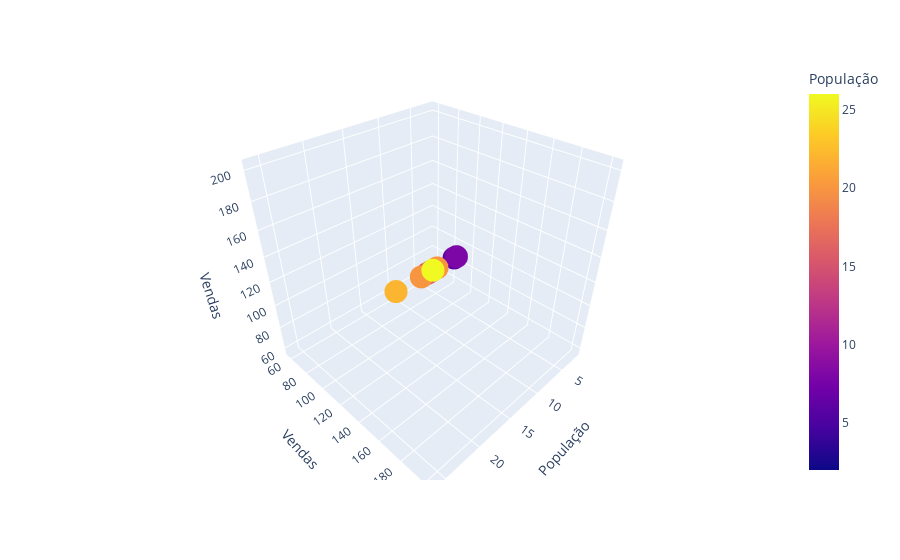

Here is the notebook cell this chart was saved with:
### Code cell
# Crie um conjunto de dados
data = dadosFastFood

# Crie um gráfico 3D
fig = px.scatter_3d(data, x="População", y="Vendas", z="Vendas", color="População")

# Exiba o gráfico
fig.show()

### Figure 1 — Plotly figure (JSON) as saved in the notebook; plotly's stock layout.template omitted (floating-point values rounded to 4 significant figures)
{"data": [{"hovertemplate": "População=%{marker.color}<br>Vendas=%{z}<extra></extra>", "legendgroup": "", "marker": {"color": [2, 6, 8, 8, 12, 16, 20, 20, 22, 26], "coloraxis": "coloraxis", "symbol": "circle"}, "mode": "markers", "name": "", "scene": "scene", "showlegend": false, "type": "scatter3d", "x": [2, 6, 8, 8, 12, 16, 20, 20, 22, 26], "y": [58, 105, 88, 118, 117, 137, 157, 169, 149, 202], "z": [58, 105, 88, 118, 117, 137, 157, 169, 149, 202]}], "layout": {"coloraxis": {"colorbar": {"title": {"text": "População"}}, "colorscale": [[0, "#0d0887"], [0.1111, "#46039f"], [0.2222, "#7201a8"], [0.3333, "#9c179e"], [0.4444, "#bd3786"], [0.5556, "#d8576b"], [0.6667, "#ed7953"], [0.7778, "#fb9f3a"], [0.8889, "#fdca26"], [1, "#f0f921"]]}, "legend": {"tracegroupgap": 0}, "margin": {"t": 60}, "scene": {"domain": {"x": [0, 1], "y": [0, 1]}, "xaxis": {"title": {"text": "População"}}, "yaxis": {"title": {"text": "Vendas"}}, "zaxis": {"title": {"text": "Vendas"}}}}}
